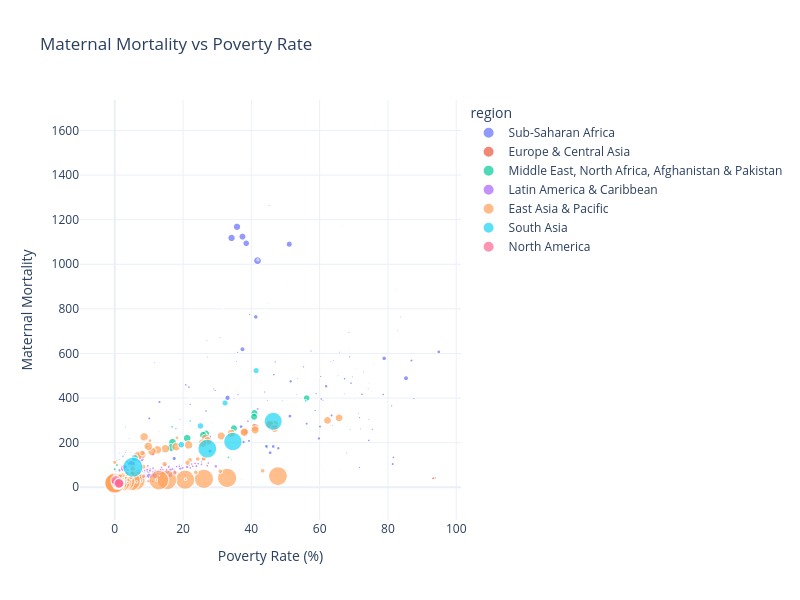

Write notebook code for a chart like this one.
### Code cell
df = pd.read_csv("health_indicators.csv")

# Remove rows with missing values
plot_data = df.dropna(subset=["maternal_mortality", "poverty_rate"])

fig = px.scatter(
    plot_data,
    x="poverty_rate",
    y="maternal_mortality",
    color="region",
    hover_name="country_name",
    size="population",
    title="Maternal Mortality vs Poverty Rate"
)

fig.update_layout(
    template="plotly_white",
    xaxis_title="Poverty Rate (%)",
    yaxis_title="Maternal Mortality",
    width=800,
    height=600
)

fig.show()

### Figure 1 — Plotly figure (JSON) as saved in the notebook; plotly's stock layout.template omitted (floating-point values rounded to 4 significant figures; data arrays with more than 128 entries replaced by an {"elided": "..."} marker saying what was removed)
{"data": [{"hovertemplate": "<b>%{hovertext}</b><br><br>region=Sub-Saharan Africa <br>poverty_rate=%{x}<br>maternal_mortality=%{y}<br>population=%{marker.size}<extra></extra>", "hovertext": {"elided": "176 str values"}, "legendgroup": "Sub-Saharan Africa ", "marker": {"color": "#636efa", "size": {"elided": "176 float values"}, "sizemode": "area", "sizeref": 3564000.0, "symbol": "circle"}, "mode": "markers", "name": "Sub-Saharan Africa ", "showlegend": true, "type": "scattergl", "x": {"elided": "176 float values"}, "xaxis": "x", "y": {"elided": "176 float values"}, "yaxis": "y"}, {"hovertemplate": "<b>%{hovertext}</b><br><br>region=Europe & Central Asia<br>poverty_rate=%{x}<br>maternal_mortality=%{y}<br>population=%{marker.size}<extra></extra>", "hovertext": {"elided": "946 str values"}, "legendgroup": "Europe & Central Asia", "marker": {"color": "#EF553B", "size": {"elided": "946 float values"}, "sizemode": "area", "sizeref": 3564000.0, "symbol": "circle"}, "mode": "markers", "name": "Europe & Central Asia", "showlegend": true, "type": "scattergl", "x": {"elided": "946 float values"}, "xaxis": "x", "y": {"elided": "946 float values"}, "yaxis": "y"}, {"hovertemplate": "<b>%{hovertext}</b><br><br>region=Middle East, North Africa, Afghanistan & Pakistan<br>poverty_rate=%{x}<br>maternal_mortality=%{y}<br>population=%{marker.size}<extra></extra>", "hovertext": ["United Arab Emirates", "United Arab Emirates", "Djibouti", "Djibouti", "Djibouti", "Djibouti", "Algeria", "Egypt, Arab Rep.", "Egypt, Arab Rep.", "Egypt, Arab Rep.", "Egypt, Arab Rep.", "Egypt, Arab Rep.", "Egypt, Arab Rep.", "Egypt, Arab Rep.", "Egypt, Arab Rep.", "Iran, Islamic Rep.", "Iran, Islamic Rep.", "Iran, Islamic Rep.", "Iran, Islamic Rep.", "Iran, Islamic Rep.", "Iran, Islamic Rep.", "Iran, Islamic Rep.", "Iran, Islamic Rep.", "Iran, Islamic Rep.", "Iran, Islamic Rep.", "Iran, Islamic Rep.", "Iran, Islamic Rep.", "Iran, Islamic Rep.", "Iran, Islamic Rep.", "Iran, Islamic Rep.", "Iran, Islamic Rep.", "Iraq", "Iraq", "Iraq", "Jordan", "Jordan", "Jordan", "Jordan", "Lebanon", "Lebanon", "Morocco", "Morocco", "Morocco", "Malta", "Malta", "Malta", "Malta", "Malta", "Malta", "Malta", "Malta", "Malta", "Malta", "Malta", "Malta", "Malta", "Malta", "Malta", "Malta", "Malta", "Malta", "Pakistan", "Pakistan", "Pakistan", "Pakistan", "Pakistan", "Pakistan", "Pakistan", "Pakistan", "Pakistan", "Qatar", "Syrian Arab Republic", "Syrian Arab Republic", "Syrian Arab Republic", "Syrian Arab Republic", "Tunisia", "Tunisia", "Tunisia", "Tunisia", "Tunisia", "Yemen, Rep.", "Yemen, Rep."], "legendgroup": "Middle East, North Africa, Afghanistan & Pakistan", "marker": {"color": "#00cc96", "size": [7693000.0, 9347000.0, 795600.0, 966700.0, 984800.0, 1055000.0, 36900000.0, 79480000.0, 85860000.0, 89200000.0, 93160000.0, 99600000.0, 103700000.0, 107600000.0, 111000000.0, 71830000.0, 73390000.0, 76460000.0, 78380000.0, 79370000.0, 80410000.0, 81500000.0, 82620000.0, 83810000.0, 85030000.0, 86120000.0, 87050000.0, 87720000.0, 88460000.0, 89520000.0, 90610000.0, 28620000.0, 33650000.0, 45070000.0, 5616000.0, 6427000.0, 6990000.0, 7297000.0, 5096000.0, 5744000.0, 28420000.0, 30770000.0, 33790000.0, 405300.0, 406700.0, 409400.0, 412500.0, 414500.0, 416300.0, 420000.0, 424800.0, 433500.0, 444200.0, 454500.0, 467100.0, 483900.0, 503900.0, 515500.0, 518200.0, 531100.0, 552700.0, 159300000.0, 171300000.0, 175500000.0, 184500000.0, 199200000.0, 203700000.0, 211100000.0, 217300000.0, 226900000.0, 2546000.0, 17890000.0, 19640000.0, 21980000.0, 22460000.0, 9765000.0, 10260000.0, 10770000.0, 11400000.0, 12050000.0, 22790000.0, 30230000.0], "sizemode": "area", "sizeref": 3564000.0, "symbol": "circle"}, "mode": "markers", "name": "Middle East, North Africa, Afghanistan & Pakistan", "showlegend": true, "type": "scattergl", "x": [0.0, 0.0, 32.3, 26.4, 31.2, 25.4, 0.0, 4.1, 3.7, 1.5, 1.2, 1.2, 3.1, 2.0, 1.4, 4.5, 4.5, 4.9, 2.3, 1.8, 1.9, 3.3, 3.0, 3.0, 2.7, 3.2, 4.3, 4.6, 3.7, 2.8, 2.5, 0.6, 0.6, 0.5, 1.0, 0.3, 0.1, 0.1, 0.1, 5.8, 16.8, 9.4, 3.7, 0.5, 0.5, 0.2, 0.5, 0.3, 0.2, 0.2, 0.0, 0.0, 0.1, 0.1, 0.2, 0.2, 0.3, 0.4, 0.1, 0.1, 0.4, 56.2, 40.9, 40.8, 34.9, 26.7, 25.9, 21.2, 16.9, 16.5, 0.0, 0.5, 0.0, 0.0, 18.0, 10.5, 5.9, 3.1, 0.7, 0.7, 22.5, 33.3], "xaxis": "x", "y": [4.0, 3.0, 404.0, 221.0, 219.0, 201.0, 81.0, 43.0, 36.0, 32.0, 29.0, 24.0, 21.0, 19.0, 42.0, 33.0, 32.0, 28.0, 26.0, 25.0, 24.0, 23.0, 22.0, 21.0, 20.0, 19.0, 18.0, 34.0, 51.0, 21.0, 16.0, 120.0, 100.0, 66.0, 58.0, 49.0, 50.0, 48.0, 15.0, 15.0, 271.0, 182.0, 113.0, 12.0, 10.0, 10.0, 11.0, 9.0, 11.0, 9.0, 7.0, 8.0, 7.0, 10.0, 7.0, 9.0, 8.0, 10.0, 10.0, 10.0, 8.0, 400.0, 333.0, 316.0, 265.0, 240.0, 234.0, 220.0, 202.0, 178.0, 5.0, 24.0, 20.0, 19.0, 21.0, 56.0, 49.0, 44.0, 40.0, 65.0, 181.0, 134.0], "yaxis": "y"}, {"hovertemplate": "<b>%{hovertext}</b><br><br>region=Latin America & Caribbean <br>poverty_rate=%{x}<br>maternal_mortality=%{y}<br>population=%{marker.size}<extra></extra>", "hovertext": {"elided": "343 str values"}, "legendgroup": "Latin America & Caribbean ", "marker": {"color": "#ab63fa", "size": {"elided": "343 float values"}, "sizemode": "area", "sizeref": 3564000.0, "symbol": "circle"}, "mode": "markers", "name": "Latin America & Caribbean ", "showlegend": true, "type": "scattergl", "x": {"elided": "343 float values"}, "xaxis": "x", "y": {"elided": "343 float values"}, "yaxis": "y"}, {"hovertemplate": "<b>%{hovertext}</b><br><br>region=East Asia & Pacific<br>poverty_rate=%{x}<br>maternal_mortality=%{y}<br>population=%{marker.size}<extra></extra>", "hovertext": {"elided": "164 str values"}, "legendgroup": "East Asia & Pacific", "marker": {"color": "#FFA15A", "size": {"elided": "164 float values"}, "sizemode": "area", "sizeref": 3564000.0, "symbol": "circle"}, "mode": "markers", "name": "East Asia & Pacific", "showlegend": true, "type": "scattergl", "x": {"elided": "164 float values"}, "xaxis": "x", "y": {"elided": "164 float values"}, "yaxis": "y"}, {"hovertemplate": "<b>%{hovertext}</b><br><br>region=South Asia<br>poverty_rate=%{x}<br>maternal_mortality=%{y}<br>population=%{marker.size}<extra></extra>", "hovertext": ["Bangladesh", "Bangladesh", "Bangladesh", "Bangladesh", "Bangladesh", "Bhutan", "Bhutan", "Bhutan", "Bhutan", "Bhutan", "India", "India", "India", "India", "Sri Lanka", "Sri Lanka", "Sri Lanka", "Sri Lanka", "Sri Lanka", "Sri Lanka", "Maldives", "Maldives", "Maldives", "Maldives", "Nepal", "Nepal", "Nepal"], "legendgroup": "South Asia", "marker": {"color": "#19d3f3", "size": [134500000.0, 144700000.0, 152200000.0, 160800000.0, 169400000.0, 637700.0, 678600.0, 717300.0, 754300.0, 780900.0, 1136000000.0, 1226000000.0, 1261000000.0, 1425000000.0, 19810000.0, 20350000.0, 20760000.0, 21170000.0, 21210000.0, 21800000.0, 291600.0, 348300.0, 443300.0, 487700.0, 25690000.0, 27340000.0, 29720000.0], "sizemode": "area", "sizeref": 3564000.0, "symbol": "circle"}, "mode": "markers", "name": "South Asia", "showlegend": true, "type": "scattergl", "x": [41.4, 32.3, 25.1, 19.5, 5.9, 23.1, 12.0, 3.6, 2.6, 0.0, 46.4, 34.6, 27.1, 5.3, 20.7, 12.2, 7.8, 6.4, 3.8, 2.7, 18.8, 13.1, 0.1, 0.0, 55.9, 22.1, 2.4], "xaxis": "x", "y": [523.0, 378.0, 275.0, 191.0, 131.0, 229.0, 149.0, 86.0, 58.0, 49.0, 296.0, 205.0, 173.0, 90.0, 36.0, 32.0, 28.0, 24.0, 22.0, 20.0, 76.0, 52.0, 41.0, 39.0, 387.0, 297.0, 139.0], "yaxis": "y"}, {"hovertemplate": "<b>%{hovertext}</b><br><br>region=North America<br>poverty_rate=%{x}<br>maternal_mortality=%{y}<br>population=%{marker.size}<extra></extra>", "hovertext": ["Canada", "Canada", "Canada", "Canada", "Canada", "Canada", "Canada", "Canada", "Canada", "Canada", "Canada", "Canada", "Canada", "Canada", "Canada", "Canada", "Canada", "Canada", "Canada", "Canada", "Canada", "Canada", "Canada", "United States", "United States", "United States", "United States", "United States", "United States", "United States", "United States", "United States", "United States", "United States", "United States", "United States", "United States", "United States", "United States", "United States", "United States", "United States", "United States", "United States", "United States", "United States", "United States"], "legendgroup": "North America", "marker": {"color": "#FF6692", "size": [30690000.0, 31020000.0, 31360000.0, 31640000.0, 31940000.0, 32240000.0, 32570000.0, 32890000.0, 33250000.0, 33630000.0, 34010000.0, 34340000.0, 34710000.0, 35080000.0, 35430000.0, 35700000.0, 36110000.0, 36550000.0, 37070000.0, 37620000.0, 38030000.0, 38240000.0, 38940000.0, 282200000.0, 285000000.0, 287600000.0, 290100000.0, 292800000.0, 295500000.0, 298400000.0, 301200000.0, 304100000.0, 306800000.0, 309400000.0, 311800000.0, 314300000.0, 316700000.0, 319300000.0, 321800000.0, 324400000.0, 326600000.0, 328500000.0, 330200000.0, 331600000.0, 332100000.0, 334000000.0, 336800000.0], "sizemode": "area", "sizeref": 3564000.0, "symbol": "circle"}, "mode": "markers", "name": "North America", "showlegend": true, "type": "scattergl", "x": [0.4, 0.3, 0.3, 0.3, 0.3, 0.3, 0.3, 0.2, 0.3, 0.3, 0.3, 0.3, 0.3, 0.5, 0.3, 0.4, 0.4, 0.4, 0.4, 0.4, 0.1, 0.2, 0.3, 0.8, 0.9, 0.9, 1.0, 1.1, 1.0, 1.1, 1.0, 1.1, 1.0, 1.1, 1.1, 1.1, 1.1, 1.3, 1.2, 1.2, 1.3, 1.1, 1.0, 0.4, 0.3, 1.4, 1.2], "xaxis": "x", "y": [9.0, 10.0, 10.0, 10.0, 10.0, 11.0, 11.0, 11.0, 12.0, 12.0, 11.0, 11.0, 11.0, 11.0, 12.0, 11.0, 12.0, 12.0, 13.0, 12.0, 17.0, 14.0, 15.0, 12.0, 13.0, 13.0, 13.0, 13.0, 13.0, 13.0, 13.0, 14.0, 15.0, 15.0, 15.0, 16.0, 16.0, 17.0, 17.0, 18.0, 18.0, 18.0, 18.0, 22.0, 31.0, 20.0, 17.0], "yaxis": "y"}], "layout": {"height": 600, "legend": {"itemsizing": "constant", "title": {"text": "region"}, "tracegroupgap": 0}, "title": {"text": "Maternal Mortality vs Poverty Rate"}, "width": 800, "xaxis": {"anchor": "y", "domain": [0, 1], "title": {"text": "Poverty Rate (%)"}}, "yaxis": {"anchor": "x", "domain": [0, 1], "title": {"text": "Maternal Mortality"}}}}
